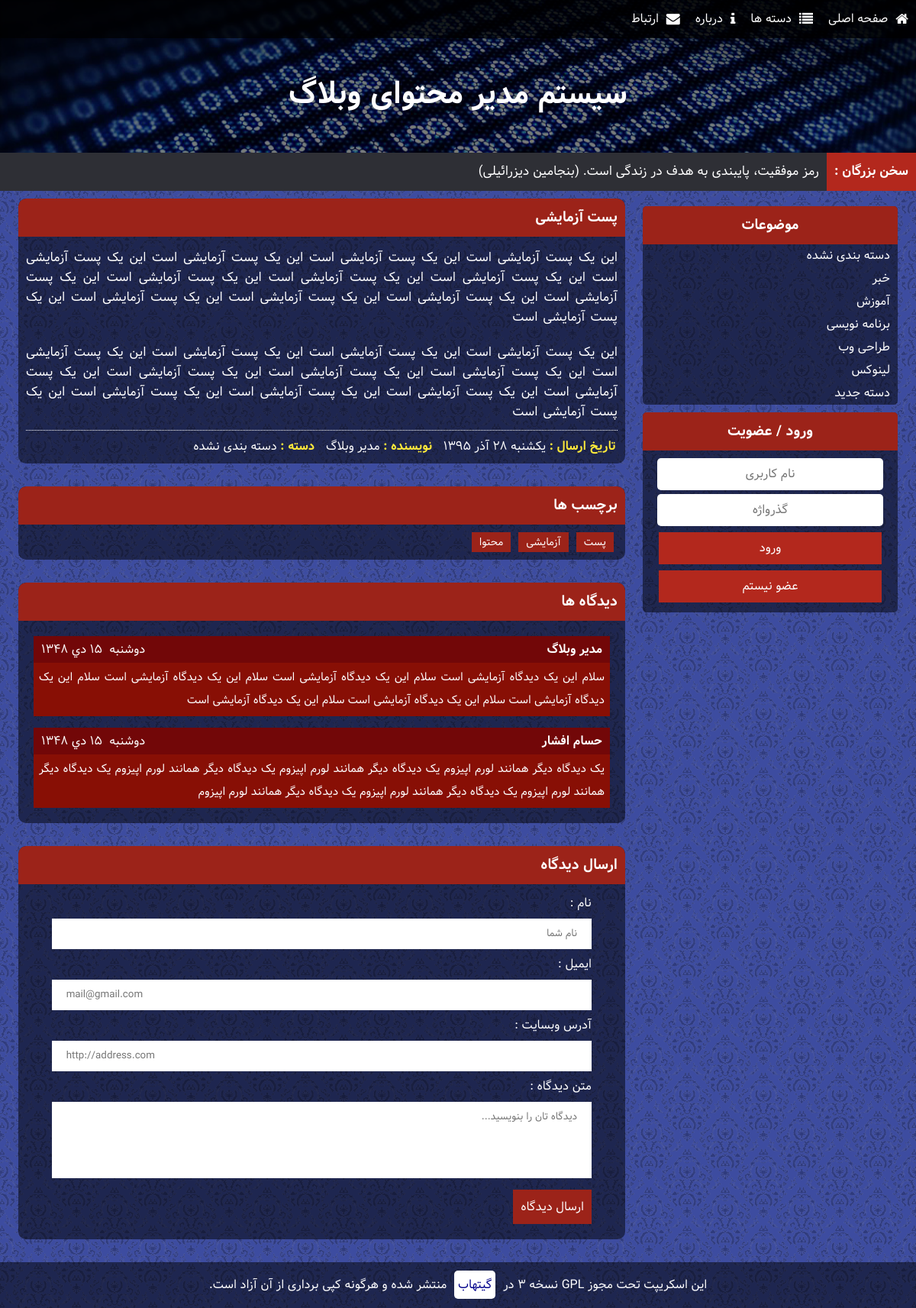
Page /post.php?id=1 on the earlier database version.
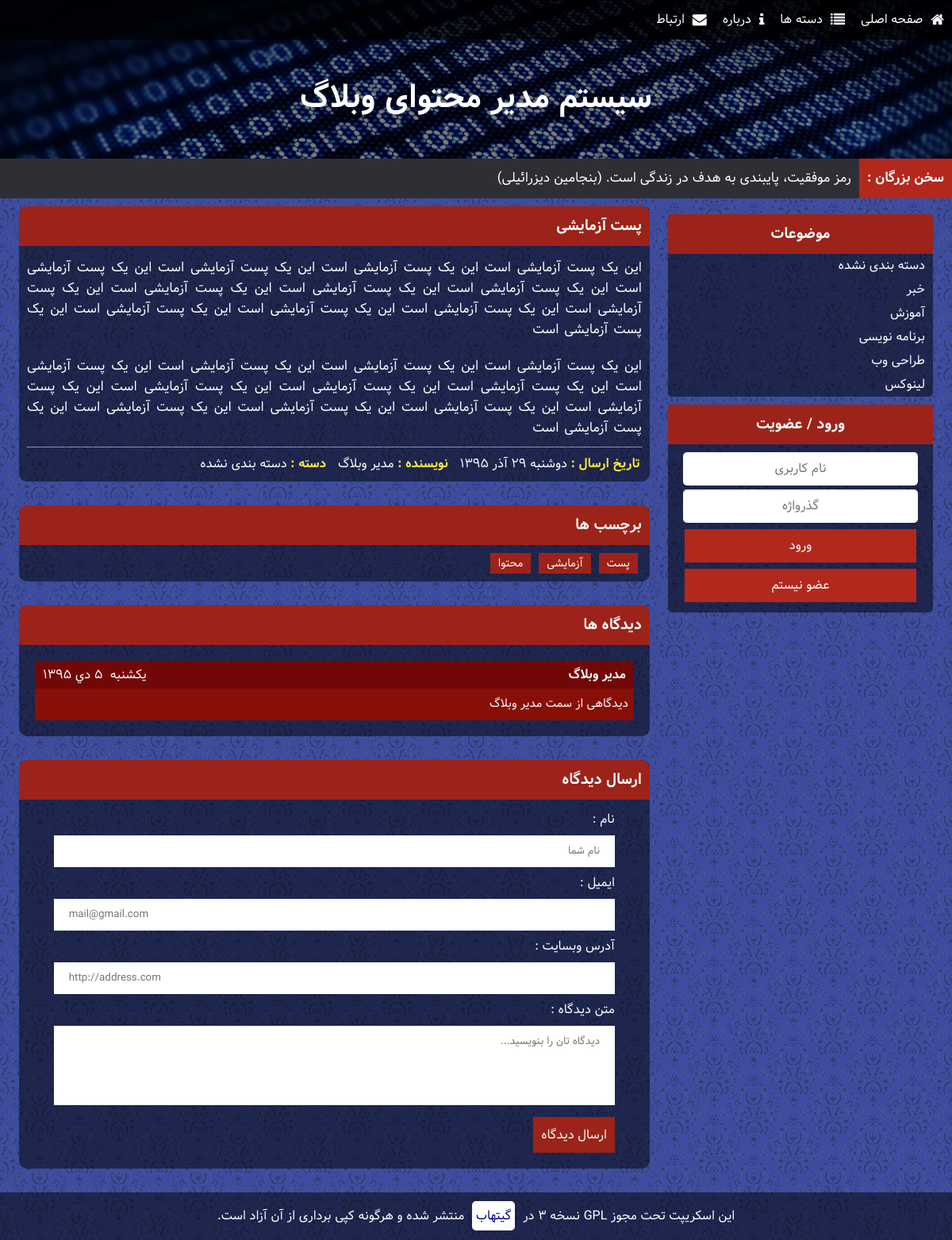
Same page on the later database version.
### tables this page shows
CREATE TABLE `CATS` (
  `ID` int(10) UNSIGNED NOT NULL,
  `NAME` varchar(30) NOT NULL
);

CREATE TABLE `POSTS` (
  `ID` int(11) UNSIGNED NOT NULL,
  `TYPE` tinyint(1) UNSIGNED ZEROFILL NOT NULL,
  `AUTHOR` int(11) NOT NULL,
  `TITLE` varchar(255) NOT NULL,
  `STEXT` text NOT NULL,
  `FTEXT` text NOT NULL,
  `CAT` int(10) UNSIGNED NOT NULL DEFAULT '0',
  `TIME` int(11) UNSIGNED NOT NULL,
  `TAGS` text NOT NULL
);

CREATE TABLE `COMMENTS` (
  `ID` int(10) UNSIGNED NOT NULL,
  `TYPE` tinyint(3) UNSIGNED NOT NULL DEFAULT '2',
  `SENDER` int(10) UNSIGNED NOT NULL DEFAULT '0',
  `POST` int(10) UNSIGNED NOT NULL,
  `NAME` varchar(50) NOT NULL,
  `EMAIL` varchar(60) NOT NULL,
  `WEB` varchar(60) NOT NULL,
  `TXT` text NOT NULL,
  `TIME` int(11) NOT NULL
);

CREATE TABLE `USERS` (
  `ID` int(11) UNSIGNED NOT NULL,
  `USER` varchar(24) NOT NULL,
  `NAME` varchar(24) NOT NULL,
  `PASS` char(32) NOT NULL,
  `EMAIL` varchar(60) NOT NULL,
  `WEB` varchar(60) NOT NULL,
  `GRP` tinyint(1) UNSIGNED ZEROFILL NOT NULL DEFAULT '1'
);

### includes/config.php (called while the page is built)
<?php
	$CONF = array(
		'remoteurl'	=>	'localhost',
		'dbuser'		=>	'root',
		'dbpass'		=>	'',
		'dbname'		=>	'bblog',
		'SITE_TITLE'	=>	'سیستم مدیر محتوای وبلاگ',
	);
	$TEXTS = array(
		'بهتر است روی پای خود بمیری تا روی زانو‌هایت زندگی کنی. (رودی)',
		'بر روی زمین چیزی بزرگتر از انسان نیست و در انسان چیزی بزرگتر از فکر او. (همیلتون)',
		'عمر آنقدر کوتاه است که نمی‌ارزد آدم حقیر و کوچک بماند. (دیزرائیلی)',
		'افراد شجاع فرصت می آفرینند .ترسوها و ضعفا منتظر فرصت می نشینند.(گوته)',
		'هر انسانی مرتکب اشتباه می شود؛ اما فقط انسان های احمق اشتباه خود را تکرار می کنند. (سیسرون)',
		'اگر در قدم اول موفقیت نصیب ما می شد، سعی و عمل دیگر معنایی نداشت.(موریس مترلینگ)',
		'کسی که شهامت قبول خطر را نداشته باشد، در زندگی به مقصود نخواهد رسید. (محمد علی كلی)',
		' آدمی ساخته‌ی افکار خویش است فردا همان خواهد شد که امروز می‌اندیشیده است. (مترلینگ)',
		'انسان همان چیزی است که باور دارد. (آنتوان چخوف)',
		'از دست دادن امیدی پوچ و محال، خود موفقیت و پیشرفتی بزرگ است. (شکسپیر)',
		'موفقیت بر روی ستون های شکست شکل می گیرد. (سری چتری)',
		'شکست یک عامل نیروبخش است، نه یک بازدارنده؛ هر شکست بذری از موفقیت در دل دارد. (ناپلئون هیل)',
		'کارایی اساس بقا است، اما لازمه موفقیت ثمربخش بودن است. (جان ماکسول)',
		'هرکس خواهان موفقیت است باید یاد بگیرد که ناکامی جزء حتمی فرایند پیشرفت است. (برادرز)',
		'موفقیت تنها نصیب معدودی می شود و این درحالی است که کثیری از مردم در رویای موفقیت به سر می برند. (جان جانسون)',
		'رمز موفقیت، پایبندی به هدف در زندگی است. (بنجامین دیزرائیلی)',
		'نخستین قانون موفقیت، تمرکز است. (ویلیام ماتیوس)',
		'بزرگ ترین موفقیت عبارت است از اعتماد یا سازش کامل بین اشخاص صمیمی. (رالف والدو امرسون)',
		'اگر کسی استعداد طبیعی داشته باشد بازهم باید برای موفقیت تمرین کند و آماده شود. (جان ماکسول)',
		'موفقیت برای اشخاص کم ظرفیت مقدمه گستاخی است. (مثل ایتالیایی)',
		'از موفقیت دیگران همان اندازه خوشحال باش که از موفقیت خودت خشنود می شوی. (کریستین لارسون)',
		'به یاد داشته باش که برای موفقیت، بیش از هر چیز به اراده و تصمیم نیاز داری. (آبراهام لینکلن)',
		'موفقیت در آرزوها، نسبت مستقیم با قدرت اراده ما دارد. (دیل کارنگی)',
		'به جای اینکه سعی کنید مرد موفقیت باشید، سعی کنید مرد ارزش ها باشید. (آلبرت اینشتین)',
		'هر موفقیت بزرگی نتیجه هزاران تلاش کوچک و عادی است که مورد توجه و ستایش دیگران قرار نمی گیرد. (برایان تریسی)'
	);
?>

### includes/PersianCalendar.php (called while the page is built, shortened)
<?php
function mds_date($format, $when="now", $persianNumber = 1)
{
	$TZhours=0;
	$TZminute=0;
	$result="";
	if($when=="now"){
		$year=date("Y");
		$month=date("m");
		$day=date("d");
		list( $Dyear, $Dmonth, $Dday ) = gregorian_to_mds($year, $month, $day);
		$when=mktime(date("H")+$TZhours,date("i")+$TZminute,date("s"),date("m"),date("d"),date("Y"));
	}else{
		$when+=$TZhours*3600+$TZminute*60;
		$date=date("Y-m-d",$when);
		list( $year, $month, $day ) = preg_split ( '/-/', $date );
		list( $Dyear, $Dmonth, $Dday ) = gregorian_to_mds($year, $month, $day);
		}
	$need= $when;
	$year=date("Y",$need);
	$month=date("m",$need);
	$day=date("d",$need);
	$i=0;
	$subtypetemp="";
	list( $Dyear, $Dmonth, $Dday ) = gregorian_to_mds($year, $month, $day);
	while($i<strlen($format))
	{
		$subtype=substr($format,$i,1);
		switch ($subtype)
		{
			case"F":
				$result.=monthname($Dmonth);
				break;
			case "j":
				$result1=$Dday;
				if($persianNumber==1) $result.=Convertnumber2farsi($result1);
				else $result.=$result1;
				break;
			case "l":
				$result1=date("l",$need);
				if($result1=="Saturday") $result1="&#1588;&#1606;&#1576;&#1607;";
				else if($result1=="Sunday") $result1="&#1610;&#1603;&#1588;&#1606;&#1576;&#1607;";
				else if($result1=="Monday") $result1="&#1583;&#1608;&#1588;&#1606;&#1576;&#1607;";
				$result.=$result1;
				break;
			case "Y":
				$result1=$Dyear;
				if($persianNumber==1) $result.=Convertnumber2farsi($result1);
				else $result.=$result1;
				break;
			default:
				$result.=$subtype;
		}
		$subtypetemp=substr($format,$i,1);
	$i++;
	}
	return $result;
}
function monthname($month)
{
    if($month=="09") return "&#1570;&#1584;&#1585;";
    if($month=="10") return "&#1583;&#1610;";
}
function Convertnumber2farsi($srting)
{
	$num0="&#1776;";
	$num1="&#1777;";
	$num2="&#1778;";
	$num3="&#1779;";
	$num4="&#1780;";
	$num5="&#1781;";
	$num6="&#1782;";
	$num7="&#1783;";
	$num8="&#1784;";
	$num9="&#1785;";
	$stringtemp="";
	$len=strlen($srting);
	for($sub=0;$sub<$len;$sub++)
	{
		 if(substr($srting,$sub,1)=="0")$stringtemp.=$num0;
		 elseif(substr($srting,$sub,1)=="1")$stringtemp.=$num1;
		 elseif(substr($srting,$sub,1)=="2")$stringtemp.=$num2;
		 elseif(substr($srting,$sub,1)=="3")$stringtemp.=$num3;
		 elseif(substr($srting,$sub,1)=="4")$stringtemp.=$num4;
		 elseif(substr($srting,$sub,1)=="5")$stringtemp.=$num5;
		 elseif(substr($srting,$sub,1)=="6")$stringtemp.=$num6;
		 elseif(substr($srting,$sub,1)=="7")$stringtemp.=$num7;
		 elseif(substr($srting,$sub,1)=="8")$stringtemp.=$num8;
		 elseif(substr($srting,$sub,1)=="9")$stringtemp.=$num9;
		 else $stringtemp.=substr($srting,$sub,1);
	}
return   $stringtemp;
}
function div($a,$b)
{
    return (int) ($a / $b);
}
function gregorian_to_mds ($g_y, $g_m, $g_d)
{
    $g_days_in_month = array(31, 28, 31, 30, 31, 30, 31, 31, 30, 31, 30, 31);
    $m_days_in_month = array(31, 31, 31, 31, 31, 31, 30, 30, 30, 30, 30, 29);
   $gy = $g_y-1600;
   $gm = $g_m-1;
   $gd = $g_d-1;
   $g_day_no = 365*$gy+div($gy+3,4)-div($gy+99,100)+div($gy+399,400);
   for ($i=0; $i < $gm; ++$i)
      $g_day_no += $g_days_in_month[$i];
   if ($gm>1 && (($gy%4==0 && $gy%100!=0) || ($gy%400==0)))
      $g_day_no++;
   $g_day_no += $gd;
   $m_day_no = $g_day_no-79;
   $j_np = div($m_day_no, 12053);
   $m_day_no = $m_day_no % 12053;
   $jy = 979+33*$j_np+4*div($m_day_no,1461);
   $m_day_no %= 1461;
   if ($m_day_no >= 366) {
      $jy += div($m_day_no-1, 365);
      $m_day_no = ($m_day_no-1)%365;
   }
   for ($i = 0; $i < 11 && $m_day_no >= $m_days_in_month[$i]; ++$i)
      $m_day_no -= $m_days_in_month[$i];
   $jm = $i+1;
   $jd = $m_day_no+1;
   return array($jy, $jm, $jd);
}
?>

### post.php (the view)
<?php
	require_once('includes/functions.php');
	if( !isset($_POST['A']) AND !isset($_GET['A']) )
		require_once('header.php');
	if( isset($_GET['id']) && (int)$_GET['id']>0 )
	{
		$POSTID = scape((int)$_GET['id']);
		$GET_POST = $SQL->query("SELECT P.ID AS PID,P.TITLE,P.STEXT,P.FTEXT,P.TIME,P.TAGS,U.USER,U.NAME AS AUTHOR,C.ID,C.NAME AS CNAME FROM POSTS AS P, USERS AS U, CATS AS C WHERE P.AUTHOR=U.ID AND P.CAT=C.ID AND P.TYPE=1 AND P.ID=".$POSTID.";");
		if( $GET_POST!==FALSE AND $GET_POST->num_rows==1 )
		{
			$P = $GET_POST->fetch_assoc();
		?>
			<div class="singlepost">
				<div class="postsec">
					<h3><?php eecho($P['TITLE']); ?></h3>
					<div>
						<p class="post-text"><?php eecho($P['STEXT']); ?></p>
						<p class="post-text"><?php eecho($P['FTEXT']); ?></p>
						<div class="postfooter">
							<span><strong>تاریخ ارسال : </strong><?php echo mds_date("l  j F Y",$P['TIME']); ?></span>
							<span><strong>نویسنده : </strong><?php eecho($P['AUTHOR']); ?></span>
							<span><strong>دسته : </strong><?php eecho($P['CNAME']); ?></span>
						</div>
					</div>
				</div>
			<?php if( $P['TAGS']!=='' )
			{	?>
				<div class="tags">
					<h3>برچسب ها</h3>
					<div><ul>
						<?php
							$TAGS = explode('+', $P['TAGS']);
							foreach ($TAGS as $TAG)
							{
								echo '<a href="tags.php?N='.$TAG.'"><li>'.$TAG.'</li></a>';
							}	?>
					</ul></div>
				</div>
	<?php }
			$GET_CMNT = $SQL->query("SELECT C.ID AS CID,C.SENDER,C.NAME,C.WEB,C.TXT,C.TIME,U.ID AS UID,U.NAME AS UNAME,U.WEB AS UWEB FROM COMMENTS AS C, USERS AS U WHERE C.SENDER=U.ID AND C.TYPE=1 AND C.POST='".$POSTID."';");
			if( $GET_CMNT!==FALSE AND $GET_CMNT->num_rows>0 ){	?>
				<div class="comments">
					<h3>دیدگاه ها</h3>
					<div>
						<?php while ( $CM=$GET_CMNT->fetch_assoc() ){
							if( $CM['SENDER']!=='0' ){
								$CM['NAME'] = $CM['UNAME'];
								$CM['WEB'] = $CM['UWEB'];
							} ?>
						<div class="cmt" id="cmt<?php echo $CM['CID']; ?>">
							<div>
								<span><?php echo mds_date("l  j F Y",$CM['TIME']); ?></span>
								<?php
									$cmtname = '<strong>'.htmlentities($CM['NAME']).'</strong>';
									if( !empty($CM['WEB']) )
										$cmtname = '<a href="'.$CM['WEB'].'" na target="_blank" rel="nofollow">'.$cmtname.'</a>';
									echo $cmtname;
								?>
							</div>
							<div><?php eecho($CM['TXT']); ?></div>
						</div>
						<?php } ?>
					</div>
				</div>
	<?php } ?>
				<div class="sendcmt">
					<h3>ارسال دیدگاه</h3>
					<div>
						<div<?php echo (logedin())?' style="display:none"':''; ?>>
							<label>نام :</label>
							<input id="name" type="text" placeholder="نام شما" value="" />
						</div>
						<div<?php echo (logedin())?' style="display:none"':''; ?>>
							<label>ایمیل :</label>
							<input id="email" type="text" placeholder="mail@gmail.com" value="" />
						</div>
						<div<?php echo (logedin())?' style="display:none"':''; ?>>
							<label>آدرس وبسایت :</label>
							<input id="website" type="text" placeholder="http://address.com" value="" />
						</div>
						<div>
							<label>متن دیدگاه :</label>
							<textarea id="comment_text" placeholder="دیدگاه تان را بنویسید..."></textarea>
						</div>
						<div><button onclick="sendcmt(<?php echo $P['PID']; ?>);">ارسال دیدگاه</button></div>
					</div>
				</div>
			</div>
		<?php
		}
		else
		{
			echo '<h3 class="ntfnd">محتوایی برای نمایش پیدا نشد...</h3>';
		}
	} ?>
<?php	if( !isset($_POST['A']) AND !isset($_GET['A']) )
		require_once('footer.php');
?>

### header.php (shortened to what this page needs)
<!DOCTYPE html>
<html dir="rtl" lang="fa">
<head>
	<link rel="stylesheet" type="text/css" href="lib/main.css" />
	<link rel="stylesheet" type="text/css" href="lib/font-awesome.css" />
</head>
<body>
	<div class="nav">
		<ul>
			<a href="index.php"><li class="fa-home">صفحه اصلی</li></a>
			<a href="cats.php"><li class="fa-list">دسته ها</li></a>
			<a href="posts.php?N=about"><li class="fa-info">درباره</li></a>
			<a href="posts.php?N=contact"><li class="fa-envelope">ارتباط</li></a>
		</ul>
	</div>
	<div class="header"><span><?php echo $CONF['SITE_TITLE']; ?></span></div>
	<div class="toptext"><strong>سخن بزرگان : </strong><span><?php get_text(); ?></span></div>
	<div class="body">
		<div class="menu">
			<div class="cats">
				<h3>موضوعات</h3>
				<ul>
					<?php
						$CATS = $SQL->query('SELECT ID,NAME FROM CATS;');
						while ($CAT=$CATS->fetch_assoc() )
						{
							echo '<a href="index.php?CAT='.$CAT['ID'].'"><li>'.$CAT['NAME'].'</li></a>'.PHP_EOL;
						}
					 ?>
				</ul>
			</div>
			<?php if( !logedin() ){ ?>
			<div class="logreg">
				<h3>ورود / عضویت</h3>
				<div>
					<input id="user" type="text" placeholder="نام کاربری" />
					<input id="pass" type="password" placeholder="گذرواژه" />
					<button id="login" onclick="login();">ورود</button>
					<a href="register.php"><button id="login">عضو نیستم</button></a>
				</div>
			</div>	<?php } ?>
		</div>
		<div class="main">

### includes/functions.php (shortened to what this page needs)
<?php
	require_once('config.php');
	require_once("PersianCalendar.php");
	$SQL = new mysqli($CONF['remoteurl'],$CONF['dbuser'],$CONF['dbpass'],$CONF['dbname']);
	$SQL->set_charset("utf8");
	function scape($str)
	{
		global $SQL;
		return $SQL->real_escape_string($str);
	}
	function logedin(){
		return false;
	}
	function get_text(){
		global $TEXTS;
		echo $TEXTS[ rand(0,count($TEXTS)-1) ];
	}
	function eecho($str=''){
		echo htmlentities($str);
	}
 ?>

### footer.php (shortened to what this page needs)
			</div>
			<div class="footer">این اسکریپت تحت مجوز GPL نسخه ۳ در <a href="https://github.com/amirhosseinkarimi/B-Blog/" na target="_blank">گیتهاب</a> منتشر شده و هرگونه کپی برداری از آن آزاد است.</div>
		</div>
  </body>
</html>

Differences in the rows shown:
removed cats: NAME "دسته جدید"
removed comments: TIME "دوشنبه ۱۵ دي ۱۳۴۸", users.NAME "مدیر وبلاگ", TXT "سلام این یک دیدگاه آزمایشی است سلام این یک دیدگاه آزمایشی است سلام این یک دیدگاه آزمایشی است سلام این یک دیدگاه آزمایشی است سلام این یک دیدگاه آزمایشی است سلام این یک دیدگاه آزمایشی است"
removed comments: TIME "دوشنبه ۱۵ دي ۱۳۴۸", NAME "حسام افشار", TXT "یک دیدگاه دیگر همانند لورم اپیزوم یک دیدگاه دیگر همانند لورم اپیزوم یک دیدگاه دیگر همانند لورم اپیزوم یک دیدگاه دیگر همانند لورم اپیزوم یک دیدگاه دیگر همانند لورم اپیزوم یک دیدگاه دیگر همانند لورم اپیزوم"
changed posts "پست": TIME "يكشنبه ۲۸ آذر ۱۳۹۵" → "دوشنبه ۲۹ آذر ۱۳۹۵"
added comments: TIME "يكشنبه ۵ دي ۱۳۹۵", NAME "مدیر وبلاگ", TXT "دیدگاهی از سمت مدیر وبلاگ"
